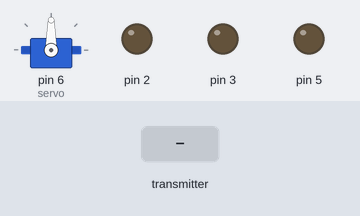
Bench run of a sketch on a simulated Arduino Uno, built with avr-gcc and run on an emulated ATmega328P. Shown: servo, output pins drawn as LEDs (lit = HIGH). Inputs (shaded band) come from the test bench. No radio packets arrive unless stated.

Above: at 1.2 s.
1.3 s: the transmitter starts sending data.0 = 0
At 1.7 s:
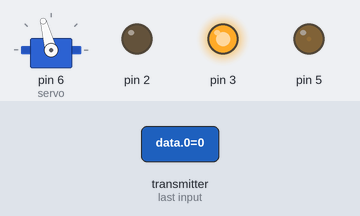
2.8 s: the transmitter starts sending data.1 = 256
At 4.0 s:
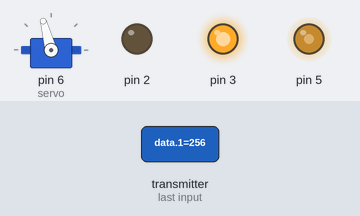
4.3 s: the transmitter starts sending data.0 = 256
At 5.2 s:
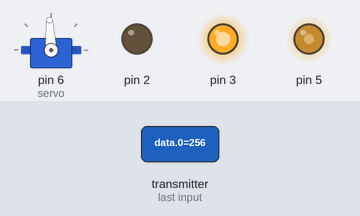
5.8 s: the transmitter starts sending data.1 = 0
At 6.3 s:
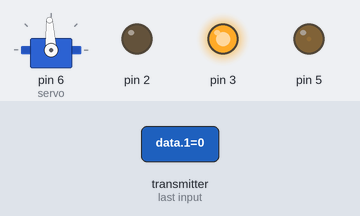
7.3 s: the transmitter starts sending data.0 = 1023
At 8.5 s:
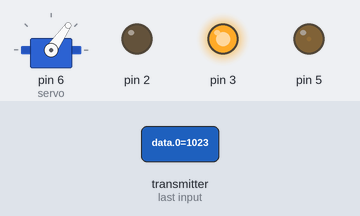
8.8 s: the transmitter starts sending data.1 = 1023
At 9.8 s:
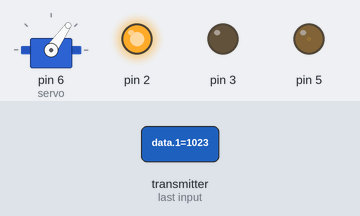
Timing chart, 0 to 11.3 s (numbered marks = the images above; inputs shaded):
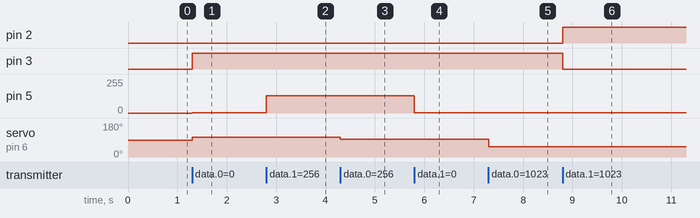

Measured:
- after the input at 1.3 s, pin 3: LOW → HIGH at once; pin 5: 0/255 → 1/255 at once; servo on pin 6 (servo): 90° → 105° at once
- after the input at 2.8 s, pin 5: 1/255 → 129/255 at once
- after the input at 4.3 s, servo on pin 6 (servo): 105° → 93° at once
- after the input at 5.8 s, pin 5: 129/255 → 1/255 at once
- after the input at 7.3 s, servo on pin 6 (servo): 93° → 55° at once
- after the input at 8.8 s, pin 2: LOW → HIGH at once; pin 3: HIGH → LOW at once; pin 5: 1/255 → 2/255 at once

The sketch:

CarCode.ino
```cpp
//Import required libraries, including built-in SPI and Servo libraries
#include <SPI.h>
#include "RF24.h"
#include <Servo.h>

//Attachment to SPI bus is implicit:
//RF24 SCK to Pin 13
//RF24 MOSI to Pin 11
//RF24 MISO to Pin 12

//RF24 VCC to 3.3 V
//RF24 gnd to gnd

//Attach the RF24 module control pins to 7 & 8
RF24 radio(7,8);


//Set an address for a communication pipe (same as transmitter)
const uint64_t pipe1 = 0xE8E8F0F0E1LL;

//Int arry to hold data values to pass along
int data[2];

//Instantiate a servo motor
Servo servo;

void setup() {
  //Declare pins 2 & 3 as outputs for H-bridge control wires
  pinMode(2, OUTPUT);
  pinMode(3, OUTPUT);

  //Activate the RF24
  radio.begin();
  //Communicate on an open channel (same as transmitter)
  radio.setChannel(108);
  //Tell the RF234 we're going to be receiving on the first pipe
  radio.openReadingPipe(1,pipe1);
  //Begin receiving
  radio.startListening();
  //Attach servo motor to pin 6
  servo.attach(6);
}

void loop() {
  //Only enter this section of code if there is data to read
  if (radio.available()) {
    //Receive the data from the transmitter
    radio.read(&data, sizeof(data));

    //Store the received data in the data array
    int lrRead = data[0];
    int fbRead = data[1];

    //Map the left/right (steering) value to a servo degree angle
    //This doesn't require a full range of motion, so mapped between 75 & 125
    lrRead = map(lrRead, 0, 1023, 75, 125);

    //Move the servo to the correct position
    servo.write(180 - lrRead);

    //Compare forward/backward value to midpoint (512) to determine direction
    if (fbRead < 512) {
      //Map value between 0 and 255 to set a PWM "speed"
      int potMapCW = map(fbRead, 512, 1023, 0, 255);
      //Set the speed of the motor using PWM
      analogWrite(5, potMapCW);
      //Call function to move motor clockwise
      cw();
    }

    if (fbRead > 512) {
      //Map value between 255 and 0 to set reverse PMW "speed"
      int potMapCCW = map(fbRead, 0, 512, 255, 0);
      //Set motor speed
      analogWrite(5, potMapCCW);
      //Call function to move motor counter-clockwise
      ccw();
    }
  }
}

//Turn motor counter-clockwise by setting one control wire low and the other high
void ccw() {
  digitalWrite(3, LOW);
  digitalWrite(2, HIGH);
}

//Turn motor clockwise by setting one control wire low and the other high
void cw() {
  digitalWrite(2, LOW);
  digitalWrite(3, HIGH);
}
```
